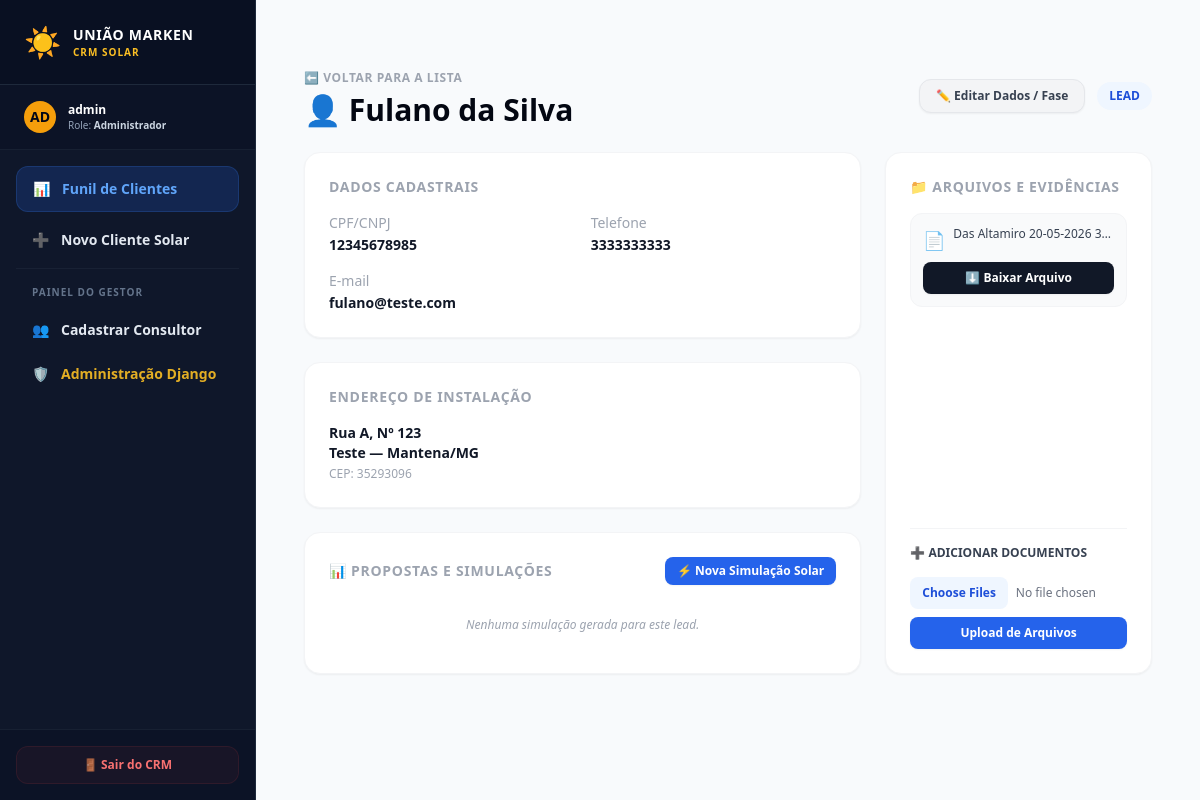
The app's page /crm/cliente/1/ (signed in), older data.
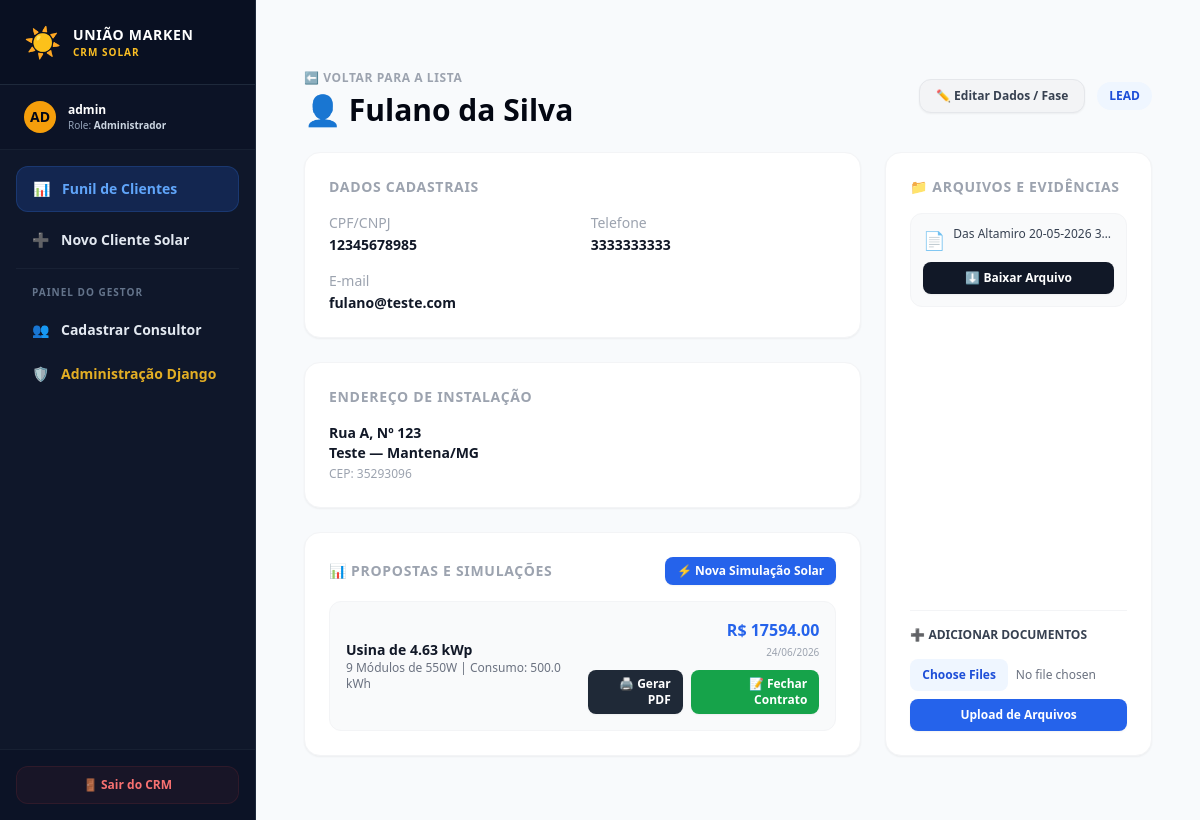
The same page, newer data.
### apps/users/models.py (models this page shows, shortened)
class CustomUser(AbstractUser):
    class Role(models.TextChoices):
        ADMIN = 'ADMIN', 'Administrador'
        VENDEDOR = 'VENDEDOR', 'Vendedor'
    role = models.CharField(max_length=20, choices=Role.choices, default=Role.VENDEDOR)
    telefone = models.CharField(max_length=20, blank=True, null=True)
    is_active = models.BooleanField(default=True) # Soft Delete para Usuários
    class Meta:
        app_label = 'users'

### apps/crm/models.py (models this page shows, shortened)
class Cliente(models.Model):
    vendedor = models.ForeignKey(CustomUser, on_delete=models.SET_NULL, null=True, related_name='clientes')
    nome = models.CharField(max_length=255)
    cpf_cnpj = models.CharField(max_length=18, unique=True)
    telefone = models.CharField(max_length=20)
    email = models.EmailField(blank=True, null=True)
    cep = models.CharField(max_length=9)
    endereco = models.CharField(max_length=255)
    numero = models.CharField(max_length=20)
    bairro = models.CharField(max_length=100)
    cidade = models.CharField(max_length=100)
    estado = models.CharField(max_length=2)
    tipo_estrutura = models.CharField(max_length=20, choices=TipoEstrutura.choices)
    fase_atual = models.CharField(max_length=20, choices=FaseProcesso.choices, default=FaseProcesso.LEAD)
    is_active = models.BooleanField(default=True) # Permite inativar sem excluir os dados e estatísticas
    criado_em = models.DateTimeField(auto_now_add=True)
    atualizado_em = models.DateTimeField(auto_now=True)

class ClienteAnexo(models.Model):
    cliente = models.ForeignKey(Cliente, on_delete=models.CASCADE, related_name='anexos')
    titulo = models.CharField(max_length=100, help_text="Ex: Conta de Energia, Foto do Padrão, Documentos")
    arquivo = models.FileField(upload_to='clientes/anexos/')
    enviado_em = models.DateTimeField(auto_now_add=True)

class Proposta(models.Model):
    cliente = models.ForeignKey(Cliente, on_delete=models.CASCADE, related_name='propostas')
    consumo_kwh = models.FloatField(verbose_name="Consumo Médio Mensal (kWh)")
    hsp = models.FloatField(verbose_name="Horas de Sol Pleno (HSP Local)", default=4.5)
    potencia_painel = models.IntegerField(verbose_name="Potência do Painel (W)", default=550)
    potencia_usina = models.FloatField(verbose_name="Potência da Usina (kWp)", blank=True, null=True)
    qtd_modulos = models.IntegerField(verbose_name="Quantidade de Módulos", blank=True, null=True)
    valor_investimento = models.DecimalField(verbose_name="Valor Total (R$)", max_digits=10, decimal_places=2, blank=True, null=True)
    data_criacao = models.DateTimeField(auto_now_add=True)

### apps/crm/views.py (the view)
# urls.py: path('cliente/<int:pk>/', ClienteDetailView.as_view(), name='cliente_detail'),
class ClienteDetailView(SolarAccessControlMixin, DetailView):
    model = Cliente
    template_name = 'crm/cliente_detail.html'
    context_object_name = 'cliente'
    def get_context_data(self, **kwargs):
        context = super().get_context_data(**kwargs)
        context['anexos'] = self.object.anexos.all()
        return context

### apps/users/mixins.py (called while the page is built)
    def get_queryset(self):
        queryset = super().get_queryset()
        user = self.request.user
        if hasattr(queryset.model, 'is_active'):
            if user.role != CustomUser.Role.ADMIN:
                queryset = queryset.filter(is_active=True)
        if user.role == CustomUser.Role.VENDEDOR:
            return queryset.filter(vendedor=user)
        elif user.role == CustomUser.Role.ADMIN:
            return queryset
        return queryset.none()

### templates/crm/cliente_detail.html (shortened to what this page needs)
{% extends 'base.html' %}
{% block content %}
<div class="max-w-4xl mx-auto px-4 py-8">
    <div class="flex justify-between items-center mb-6">
        <div>
            <a href="{% url 'crm:cliente_list' %}" class="text-xs font-bold text-gray-400 uppercase tracking-wider hover:text-gray-600">
                ⬅️ Voltar para a Lista
            </a>
            <h2 class="text-3xl font-extrabold text-gray-950 mt-1">👤 {{ cliente.nome }}</h2>
        </div>
        <div class="flex items-center gap-3">
            <a href="{% url 'crm:cliente_update' cliente.pk %}" class="bg-gray-100 hover:bg-gray-200 text-gray-700 font-semibold py-2 px-4 rounded-xl text-xs transition-colors border border-gray-200 shadow-sm">
                ✏️ Editar Dados / Fase
            </a>
            <span class="px-3 py-1.5 rounded-full text-xs font-bold bg-blue-50 text-blue-700 uppercase">
                {{ cliente.get_fase_atual_display }}
            </span>
        </div>
    </div>
    <div class="grid grid-cols-1 md:grid-cols-3 gap-6">
        <div class="md:col-span-2 space-y-6">
            <div class="bg-white p-6 rounded-2xl shadow-sm border border-gray-100">
                <h3 class="text-sm font-bold text-gray-400 uppercase mb-4 tracking-wider">Dados Cadastrais</h3>
                <dl class="grid grid-cols-1 sm:grid-cols-2 gap-4 text-sm">
                    <div>
                        <dt class="text-gray-400 font-medium">CPF/CNPJ</dt>
                        <dd class="text-gray-900 font-semibold mt-0.5">{{ cliente.cpf_cnpj }}</dd>
                    </div>
                    <div>
                        <dt class="text-gray-400 font-medium">Telefone</dt>
                        <dd class="text-gray-900 font-semibold mt-0.5">{{ cliente.telefone }}</dd>
                    </div>
                    <div class="sm:col-span-2">
                        <dt class="text-gray-400 font-medium">E-mail</dt>
                        <dd class="text-gray-900 font-semibold mt-0.5">{{ cliente.email|default:"Não informado" }}</dd>
                    </div>
                </dl>
            </div>
            <div class="bg-white p-6 rounded-2xl shadow-sm border border-gray-100">
                <h3 class="text-sm font-bold text-gray-400 uppercase mb-4 tracking-wider">Endereço de Instalação</h3>
                <p class="text-sm text-gray-900 font-semibold">
                    {{ cliente.endereco }}, Nº {{ cliente.numero }}<br>
                    {{ cliente.bairro }} — {{ cliente.cidade }}/{{ cliente.estado }}<br>
                    <span class="text-xs text-gray-400 font-normal">CEP: {{ cliente.cep }}</span>
                </p>
            </div>
            <div class="bg-white p-6 rounded-2xl shadow-sm border border-gray-100">
                <div class="flex justify-between items-center mb-4">
                    <h3 class="text-sm font-bold text-gray-400 uppercase tracking-wider">📊 Propostas e Simulações</h3>
                    <a href="{% url 'crm:proposta_create' cliente.pk %}" class="bg-blue-600 hover:bg-blue-700 text-white font-semibold py-1.5 px-3 rounded-lg text-xs transition-colors shadow-sm">
                        ⚡ Nova Simulação Solar
                    </a>
                </div>
                <div class="space-y-3">
                    {% for proposta in cliente.propostas.all %}
                    <div class="p-4 bg-gray-50 rounded-xl border border-gray-100 flex flex-col sm:flex-row justify-between sm:items-center gap-4 text-sm">
                        <div>
                            <p class="font-bold text-gray-900">Usina de {{ proposta.potencia_usina }} kWp</p>
                            <p class="text-xs text-gray-500">{{ proposta.qtd_modulos }} Módulos de {{ proposta.potencia_painel }}W | Consumo: {{ proposta.consumo_kwh }} kWh</p>
                        </div>
                        <div class="text-right flex flex-col items-end gap-2">
                            <div>
                                <p class="font-black text-blue-600 text-base">R$ {{ proposta.valor_investimento }}</p>
                                <span class="text-[10px] text-gray-400 block">{{ proposta.data_criacao|date:"d/m/Y" }}</span>
                            </div>
                            <div class="flex gap-2">
                                <a href="{% url 'crm:proposta_pdf' proposta.pk %}" target="_blank" class="bg-gray-800 hover:bg-gray-900 text-white font-semibold py-1.5 px-3 rounded-lg text-xs transition-colors shadow-sm">
                                    🖨️ Gerar PDF
                                </a>
                                {% if not proposta.contrato %}
                                <a href="{% url 'crm:contrato_create' proposta.pk %}" class="bg-green-600 hover:bg-green-700 text-white font-bold py-1.5 px-3 rounded-lg text-xs transition-colors shadow-sm">
                                    📝 Fechar Contrato
                                </a>
                                {% endif %}
                            </div>
                        </div>
                    </div>
                    {% empty %}
                    <p class="text-xs text-gray-400 italic text-center py-4">Nenhuma simulação gerada para este lead.</p>
                    {% endfor %}
                </div>
            </div>
        </div> <div class="md:col-span-1">
            <div class="bg-white p-6 rounded-2xl shadow-sm border border-gray-100 flex flex-col justify-between h-full space-y-6">
                <div>
                    <h3 class="text-sm font-bold text-gray-400 uppercase mb-4 tracking-wider">📁 Arquivos e Evidências</h3>
                    <div class="space-y-3 mb-6">
                        {% for anexo in anexos %}
                        <div class="p-3 bg-gray-50 rounded-xl border border-gray-100 flex flex-col justify-between gap-2">
                            <div class="flex items-start gap-2 overflow-hidden">
                                <span class="text-lg">📄</span>
                                <span class="text-xs text-gray-700 font-medium truncate" title="{{ anexo.titulo }}">{{ anexo.titulo }}</span>
                            </div>
                            <a href="{{ anexo.arquivo.url }}" download class="w-full text-center bg-gray-900 hover:bg-gray-800 text-white text-xs font-bold py-2 px-3 rounded-lg transition-colors shadow-sm">
                                ⬇️ Baixar Arquivo
                            </a>
                        </div>
                        {% empty %}
                        <p class="text-xs text-gray-400 italic text-center py-6">
                            Nenhum documento foi anexado para este cliente ainda.
                        </p>
                        {% endfor %}
                    </div>
                </div>
                <div class="border-t border-gray-100 pt-4">
                    <h4 class="text-xs font-bold text-gray-700 uppercase mb-2">➕ Adicionar Documentos</h4>
                    <form action="{% url 'crm:adicionar_anexo' cliente.pk %}" method="POST" enctype="multipart/form-data" class="space-y-2">
                        <input type="file" name="arquivos_anexos" multiple required class="w-full text-xs text-gray-500 file:mr-2 file:py-2 file:px-3 file:rounded-lg file:border-0 file:text-xs file:font-semibold file:bg-blue-50 file:text-blue-700 hover:file:bg-blue-100 cursor-pointer">
                        <button type="submit" class="w-full bg-blue-600 hover:bg-blue-700 text-white text-xs font-bold py-2 rounded-lg transition-colors shadow-sm">
                            Upload de Arquivos
                        </button>
                    </form>
                </div>
            </div>
        </div> </div>
</div>
{% endblock %}

### templates/base.html (shortened to what this page needs)
<!DOCTYPE html>
<html lang="pt-br">
<head>
    <script src="https://cdn.tailwindcss.com"></script>
</head>
<body class="bg-gray-50 text-gray-900 antialiased font-sans">
    {% if user.is_authenticated %}
    <div class="min-h-screen flex flex-col md:flex-row">
        <aside class="w-full md:w-64 bg-slate-900 text-slate-200 flex flex-col border-r border-slate-800 shadow-xl">
            <div class="p-6 border-b border-slate-800 flex items-center gap-3 bg-slate-950/40">
                <span class="text-3xl">☀️</span>
                <div>
                    <h1 class="text-sm font-black tracking-wider text-white uppercase">União Marken</h1>
                    <p class="text-[10px] text-amber-400 font-bold uppercase tracking-widest">CRM Solar</p>
                </div>
            </div>
            <div class="px-6 py-4 border-b border-slate-800/60 bg-slate-950/20 flex items-center gap-3">
                <div class="w-8 h-8 rounded-full bg-amber-500 text-slate-950 flex items-center justify-center font-black text-sm uppercase">
                    {{ user.username|slice:":2" }}
                </div>
                <div class="overflow-hidden">
                    <p class="text-xs font-bold text-white truncate">{{ user.username }}</p>
                    <p class="text-[10px] text-slate-400 font-medium">Role: <span class="text-slate-300 font-semibold">{{ user.get_role_display }}</span></p>
                </div>
            </div>
            <nav class="flex-1 p-4 space-y-1.5">
                <a href="{% url 'crm:cliente_list' %}" class="flex items-center gap-3 px-4 py-3 text-sm font-semibold rounded-xl transition-all hover:bg-slate-800 hover:text-white {% if request.resolver_match.url_name == 'cliente_list' or request.resolver_match.url_name == 'cliente_detail' %} bg-blue-600/20 text-blue-400 border border-blue-500/20 hover:bg-blue-600/20 hover:text-blue-400 {% endif %}">
                    <span>📊</span> Funil de Clientes
                </a>
                <a href="{% url 'crm:cliente_create' %}" class="flex items-center gap-3 px-4 py-3 text-sm font-semibold rounded-xl transition-all hover:bg-slate-800 hover:text-white ">
                    <span>➕</span> Novo Cliente Solar
                </a>
                {% if user.role == 'ADMIN' %}
                <div class="pt-4 mt-4 border-t border-slate-800/60">
                    <p class="px-4 text-[10px] font-bold text-slate-500 uppercase tracking-widest mb-2">Painel do Gestor</p>
                    <a href="{% url 'users:usuario_create' %}" class="flex items-center gap-3 px-4 py-3 text-sm font-semibold rounded-xl transition-all hover:bg-slate-800 hover:text-white ">
                        <span>👥</span> Cadastrar Consultor
                    </a>
                    <a href="/admin/" target="_blank" class="flex items-center gap-3 px-4 py-3 text-sm font-semibold rounded-xl transition-all hover:bg-slate-800 hover:text-white text-amber-400/90 hover:text-amber-400">
                        <span>🛡️</span> Administração Django
                    </a>
                </div>
                {% endif %}
            </nav>
            <div class="p-4 border-t border-slate-800/60 bg-slate-950/20">
                <form action="{% url 'logout' %}" method="POST" class="w-full">
                    <button type="submit" class="w-full flex items-center justify-center gap-2 px-4 py-2.5 text-xs font-bold text-red-400 hover:text-red-300 bg-red-500/5 hover:bg-red-500/10 rounded-xl transition-all border border-red-500/10">
                        🚪 Sair do CRM
                    </button>
                </form>
            </div>
        </aside>
        <main class="flex-1 min-w-0 bg-slate-50 overflow-y-auto">
            <div class="p-6 md:p-8">
                {% block content %}
                {% endblock content %}
            </div>
        </main>
    </div>
    {% else %}
    <div class="min-h-screen flex items-center justify-center bg-gray-50">
        {% block content_deslogado %}
        {% endblock content_deslogado %}
    </div>
    {% endif %}
</body>
</html>

Row changes from the older to the newer data that the page shows:
added Proposta: potencia_usina "4.63", qtd_modulos "9", potencia_painel "550", consumo_kwh "500.0", valor_investimento "17594.00", data_criacao "24/06/2026"
Text that changed along with them:
text no longer shown: "Nenhuma simulação gerada para este lead."
